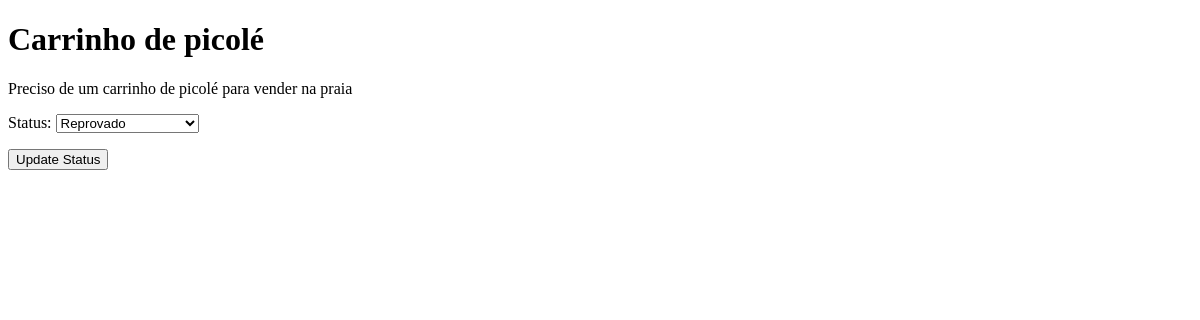
The app's page /demand/2/, older data.
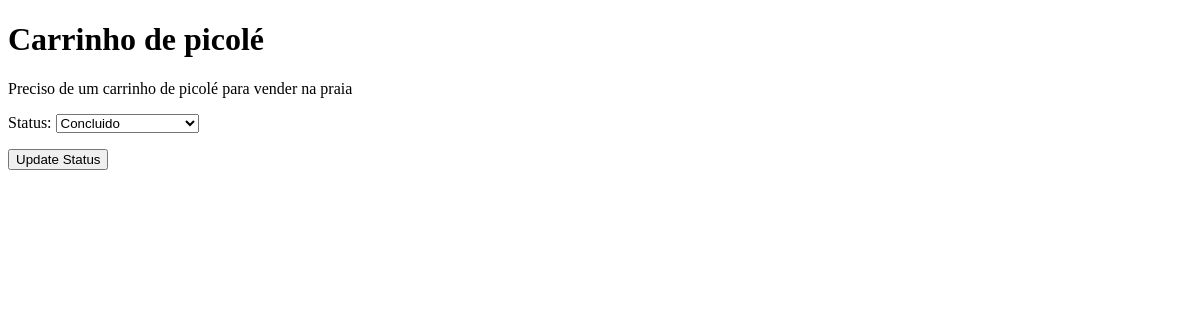
The same page, newer data.
### fullapp/models.py (models this page shows, shortened)
class Demand(models.Model):
    user = models.ForeignKey(User, on_delete=models.CASCADE, null=True, blank=True)
    title = models.CharField(max_length=255, null=True, blank=True)
    description = models.CharField(max_length=255, null=True, blank=True)
    status = models.CharField(choices=get_choices(StatusEnum), default=StatusEnum.IN_ANALISYS, max_length=255, null=True, blank=True)
    region = models.CharField(choices=get_choices(RegionEnum), default=RegionEnum.PERNAMBUCO, max_length=255, null=True, blank=True)
    user = models.ForeignKey(User, on_delete=models.CASCADE, null=True, blank=True)
    created_at = models.DateTimeField(auto_now_add=True)

### fullapp/views.py (the view)
# urls.py: path('demand/<int:demand_id>/', demand_detail, name='demand_detail'),
def demand_detail(request, demand_id):
    demand = get_object_or_404(Demand, id=demand_id)
    if request.method == 'POST':
        form = DemandStatusForm(request.POST, instance=demand)
        if form.is_valid():
            form.save()
            return redirect('demand_detail', demand_id=demand.id)
    else:
        form = DemandStatusForm(instance=demand)
    return render(request, 'embassor/demand_detail.html', {'demand': demand, 'form': form})

### fullapp/forms.py
class DemandStatusForm(forms.ModelForm):
    status = forms.ChoiceField(choices=get_choices(StatusEnum))
    class Meta:
        model = Demand
        fields = ['status']

### fullapp/templates/embassor/demand_detail.html (shortened to what this page needs)
<!DOCTYPE html>
<html lang="en">
<head>
</head>
<body>
    <h1>{{ demand.title }}</h1>
    <p>{{ demand.description }}</p>
    <form method="post" action="">
        {{ form.as_p }}
        <button type="submit">Update Status</button>
    </form>
</body>
</html>

Row changes from the older to the newer data that the page shows:
changed Demand "Carrinho de picolé": status "Reprovado" → "Concluido"
